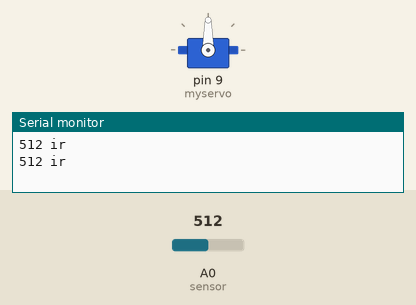
Simulated run of this sketch. Board: Arduino Uno, built with avr-gcc and run on an emulated ATmega328P. On the bench: servo, the last lines printed to the serial monitor. The inputs (shaded band) are chosen by the test bench; at power-on: A0 (sensor) = 512.

Above: at 6.8 s.
6.9 s: A0 (sensor) set to 440
At 12.6 s:
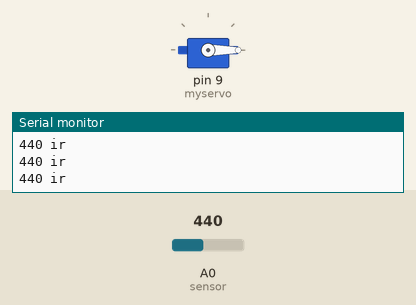
13.6 s: A0 (sensor) set to 467
At 14.3 s:
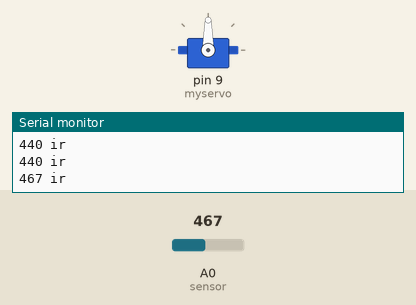
21.1 s: A0 (sensor) set to 306
At 27.1 s:
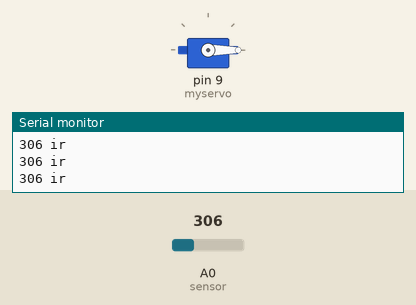
27.8 s: A0 (sensor) set to 460
At 28.6 s:
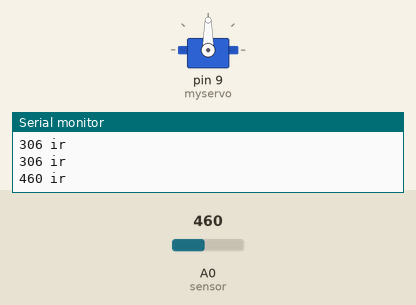
Timing chart, 0 to 30.8 s (numbered marks = the images above; inputs shaded):
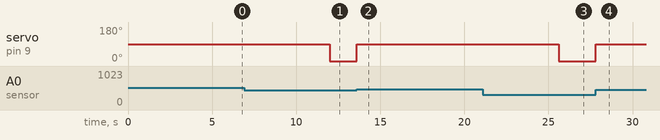

Measured:
- the behaviour switches between 450 and 451 on A0 (sensor) (found by bisection; images 1 and 2)
- after the input at 6.9 s, servo on pin 9 (myservo): 90° → 0° after 5.1 s
- after the input at 13.6 s, servo on pin 9 (myservo): 0° → 90° at once
- after the input at 21.1 s, servo on pin 9 (myservo): 90° → 0° after 4.5 s
- after the input at 27.8 s, servo on pin 9 (myservo): 0° → 90° at once

The sketch:

Projeto_8_Portao_Eletronico.ino
```cpp
#include <Servo.h> //Inclui a biblioteca do servo.h
const int sensor = 0; //Define a porta A0 como sensor
Servo myservo; //Declara a variável do servo como myservo

void setup() {
  myservo.attach(9); //Myservo é definido como porta digital 9
  pinMode(sensor, INPUT); //Define a porta do sensor como entrada
  Serial.begin(9600);
}

void loop(){
  int ir = analogRead(sensor); //Faz a leitura da porta analógica do sensor
  Serial.print(ir); //Escreve ir
  Serial.print(" ir"); //Define como ir
  Serial.println();
  if(ir > 450){ //Se o valor da leitura for menor que 450
    myservo.write(90); //O servo se move 90 graus
    delay (6000); //Espera de 6 segundos
    myservo.write(-90); //O servo volta 90 graus
  }
}
```
